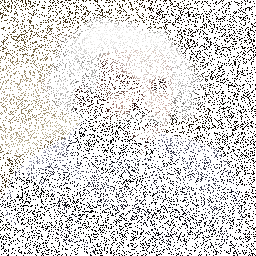
#> input picture Exo/Project 3_Answers/Project 3_Answers/unknown.png, 256 x 256 px
$ python p3a23.py
#> lines starting #> are read from the running program, lines starting #| are printed output that depends on the picture
import numpy as np
import cvxpy as cp
from PIL import Image
import matplotlib.pyplot as plt

# Load the image
img = Image.open('unknown.png')
#> img is the input picture: PIL image 256x256 RGB; mean R, G, B 217.2, 216, 215.3

# Convert to double and resize
img = np.array(img).astype(float)
#> img: shape (256, 256, 3) float64
m = 256
np.array(img.resize((m, m, 3)))
I_keep = ~np.all(img == 255, axis=2)
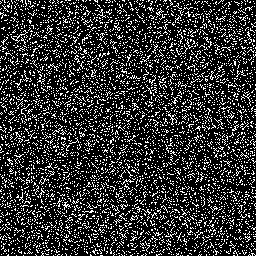
#> I_keep: shape (256, 256) bool; 19.9% white in thin lines or dots

# Decision variables
#> (the run stopped early here; a loop or call above may not have finished)
